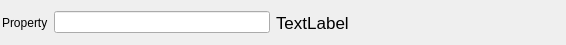
<?xml version="1.0" encoding="UTF-8"?>
<ui version="4.0">
 <class>DoubleWidget</class>
 <widget class="QWidget" name="DoubleWidget">
  <property name="geometry">
   <rect>
    <x>0</x>
    <y>0</y>
    <width>566</width>
    <height>45</height>
   </rect>
  </property>
  <layout class="QHBoxLayout" name="horizontalLayout">
   <property name="leftMargin">
    <number>2</number>
   </property>
   <property name="topMargin">
    <number>2</number>
   </property>
   <property name="rightMargin">
    <number>2</number>
   </property>
   <property name="bottomMargin">
    <number>2</number>
   </property>
   <item>
    <widget class="QLabel" name="label">
     <property name="text">
      <string>Property</string>
     </property>
    </widget>
   </item>
   <item>
    <widget class="DREAM3DLineEdit" name="value"/>
   </item>
   <item>
    <widget class="QLabel" name="errorLabel">
     <property name="sizePolicy">
      <sizepolicy hsizetype="Preferred" vsizetype="Preferred">
       <horstretch>0</horstretch>
       <verstretch>0</verstretch>
      </sizepolicy>
     </property>
     <property name="font">
      <font>
       <pointsize>13</pointsize>
       <weight>50</weight>
       <bold>false</bold>
       <kerning>true</kerning>
      </font>
     </property>
     <property name="text">
      <string>TextLabel</string>
     </property>
    </widget>
   </item>
   <item>
    <spacer name="horizontalSpacer">
     <property name="orientation">
      <enum>Qt::Horizontal</enum>
     </property>
     <property name="sizeHint" stdset="0">
      <size>
       <width>40</width>
       <height>20</height>
      </size>
     </property>
    </spacer>
   </item>
  </layout>
 </widget>
 <customwidgets>
  <customwidget>
   <class>DREAM3DLineEdit</class>
   <extends>QLineEdit</extends>
   <header location="global">DREAM3DLineEdit.h</header>
  </customwidget>
 </customwidgets>
 <resources/>
 <connections/>
</ui>
